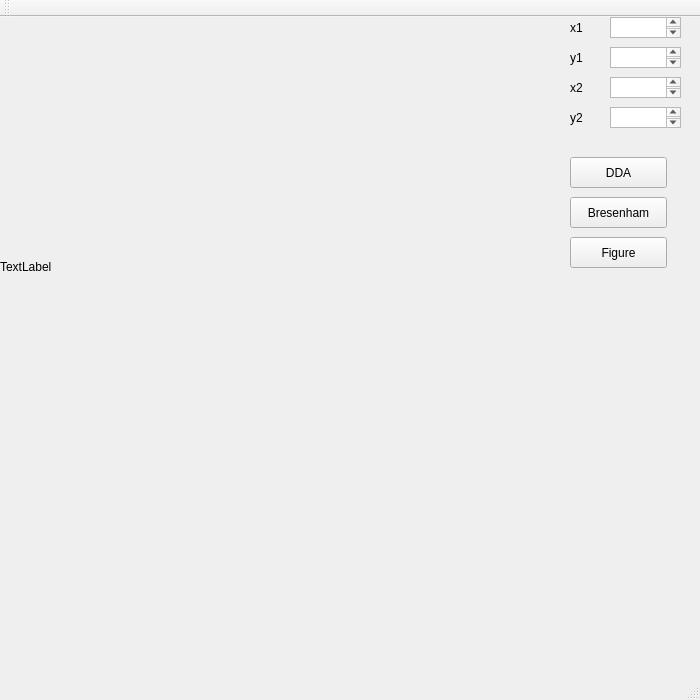
<?xml version="1.0" encoding="UTF-8"?>
<ui version="4.0">
 <class>MainWindow</class>
 <widget class="QMainWindow" name="MainWindow">
  <property name="geometry">
   <rect>
    <x>0</x>
    <y>0</y>
    <width>700</width>
    <height>700</height>
   </rect>
  </property>
  <property name="windowTitle">
   <string>MainWindow</string>
  </property>
  <widget class="QWidget" name="centralWidget">
   <widget class="QLabel" name="label">
    <property name="geometry">
     <rect>
      <x>0</x>
      <y>0</y>
      <width>500</width>
      <height>500</height>
     </rect>
    </property>
    <property name="text">
     <string>TextLabel</string>
    </property>
   </widget>
   <widget class="QLabel" name="label_2">
    <property name="geometry">
     <rect>
      <x>570</x>
      <y>0</y>
      <width>65</width>
      <height>21</height>
     </rect>
    </property>
    <property name="text">
     <string>x1</string>
    </property>
   </widget>
   <widget class="QLabel" name="label_3">
    <property name="geometry">
     <rect>
      <x>570</x>
      <y>30</y>
      <width>65</width>
      <height>21</height>
     </rect>
    </property>
    <property name="text">
     <string>y1</string>
    </property>
   </widget>
   <widget class="QLabel" name="label_4">
    <property name="geometry">
     <rect>
      <x>570</x>
      <y>60</y>
      <width>65</width>
      <height>21</height>
     </rect>
    </property>
    <property name="text">
     <string>x2</string>
    </property>
   </widget>
   <widget class="QLabel" name="label_5">
    <property name="geometry">
     <rect>
      <x>570</x>
      <y>90</y>
      <width>65</width>
      <height>21</height>
     </rect>
    </property>
    <property name="text">
     <string>y2</string>
    </property>
   </widget>
   <widget class="QTextEdit" name="textEdit">
    <property name="geometry">
     <rect>
      <x>610</x>
      <y>0</y>
      <width>71</width>
      <height>21</height>
     </rect>
    </property>
   </widget>
   <widget class="QTextEdit" name="textEdit_2">
    <property name="geometry">
     <rect>
      <x>610</x>
      <y>30</y>
      <width>71</width>
      <height>21</height>
     </rect>
    </property>
   </widget>
   <widget class="QTextEdit" name="textEdit_3">
    <property name="geometry">
     <rect>
      <x>610</x>
      <y>60</y>
      <width>71</width>
      <height>21</height>
     </rect>
    </property>
   </widget>
   <widget class="QTextEdit" name="textEdit_4">
    <property name="geometry">
     <rect>
      <x>610</x>
      <y>90</y>
      <width>71</width>
      <height>21</height>
     </rect>
    </property>
   </widget>
   <widget class="QPushButton" name="pushButton">
    <property name="geometry">
     <rect>
      <x>570</x>
      <y>140</y>
      <width>97</width>
      <height>31</height>
     </rect>
    </property>
    <property name="text">
     <string>DDA</string>
    </property>
   </widget>
   <widget class="QPushButton" name="pushButton_2">
    <property name="geometry">
     <rect>
      <x>570</x>
      <y>180</y>
      <width>97</width>
      <height>31</height>
     </rect>
    </property>
    <property name="text">
     <string>Bresenham</string>
    </property>
   </widget>
   <widget class="QPushButton" name="pushButton_3">
    <property name="geometry">
     <rect>
      <x>570</x>
      <y>220</y>
      <width>97</width>
      <height>31</height>
     </rect>
    </property>
    <property name="text">
     <string>Figure</string>
    </property>
   </widget>
  </widget>
  <widget class="QMenuBar" name="menuBar">
   <property name="geometry">
    <rect>
     <x>0</x>
     <y>0</y>
     <width>700</width>
     <height>27</height>
    </rect>
   </property>
  </widget>
  <widget class="QToolBar" name="mainToolBar">
   <attribute name="toolBarArea">
    <enum>TopToolBarArea</enum>
   </attribute>
   <attribute name="toolBarBreak">
    <bool>false</bool>
   </attribute>
  </widget>
  <widget class="QStatusBar" name="statusBar"/>
 </widget>
 <layoutdefault spacing="6" margin="11"/>
 <resources/>
 <connections/>
</ui>
